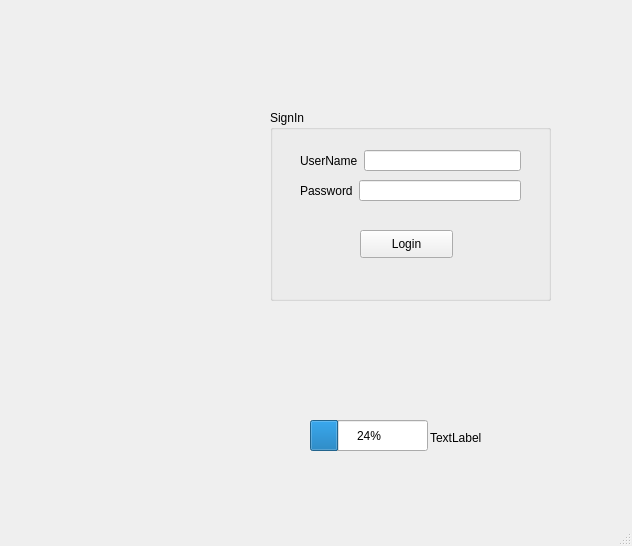
<?xml version="1.0" encoding="UTF-8"?>
<ui version="4.0">
 <class>MainWindow</class>
 <widget class="QMainWindow" name="MainWindow">
  <property name="geometry">
   <rect>
    <x>0</x>
    <y>0</y>
    <width>632</width>
    <height>546</height>
   </rect>
  </property>
  <property name="windowTitle">
   <string>MainWindow</string>
  </property>
  <widget class="QWidget" name="centralwidget">
   <widget class="QGroupBox" name="groupBox">
    <property name="geometry">
     <rect>
      <x>270</x>
      <y>110</y>
      <width>281</width>
      <height>191</height>
     </rect>
    </property>
    <property name="title">
     <string>SignIn</string>
    </property>
    <widget class="QPushButton" name="pushButton_Login">
     <property name="geometry">
      <rect>
       <x>90</x>
       <y>120</y>
       <width>93</width>
       <height>28</height>
      </rect>
     </property>
     <property name="text">
      <string>Login</string>
     </property>
    </widget>
    <widget class="QWidget" name="layoutWidget">
     <property name="geometry">
      <rect>
       <x>30</x>
       <y>40</y>
       <width>221</width>
       <height>21</height>
      </rect>
     </property>
     <layout class="QHBoxLayout" name="horizontalLayout">
      <item>
       <widget class="QLabel" name="label">
        <property name="text">
         <string>UserName</string>
        </property>
       </widget>
      </item>
      <item>
       <widget class="QLineEdit" name="lineEdit_username"/>
      </item>
     </layout>
    </widget>
    <widget class="QWidget" name="layoutWidget">
     <property name="geometry">
      <rect>
       <x>30</x>
       <y>70</y>
       <width>221</width>
       <height>21</height>
      </rect>
     </property>
     <layout class="QHBoxLayout" name="horizontalLayout_2">
      <item>
       <widget class="QLabel" name="label_2">
        <property name="text">
         <string>Password</string>
        </property>
       </widget>
      </item>
      <item>
       <widget class="QLineEdit" name="lineEdit_password">
        <property name="echoMode">
         <enum>QLineEdit::Password</enum>
        </property>
       </widget>
      </item>
     </layout>
    </widget>
   </widget>
   <widget class="QLabel" name="label_pic">
    <property name="geometry">
     <rect>
      <x>40</x>
      <y>120</y>
      <width>191</width>
      <height>171</height>
     </rect>
    </property>
    <property name="text">
     <string/>
    </property>
   </widget>
   <widget class="QLabel" name="label_3">
    <property name="geometry">
     <rect>
      <x>430</x>
      <y>430</y>
      <width>55</width>
      <height>16</height>
     </rect>
    </property>
    <property name="text">
     <string>TextLabel</string>
    </property>
   </widget>
   <widget class="QProgressBar" name="progressBar">
    <property name="geometry">
     <rect>
      <x>310</x>
      <y>420</y>
      <width>118</width>
      <height>31</height>
     </rect>
    </property>
    <property name="value">
     <number>24</number>
    </property>
   </widget>
  </widget>
  <widget class="QMenuBar" name="menubar">
   <property name="geometry">
    <rect>
     <x>0</x>
     <y>0</y>
     <width>632</width>
     <height>21</height>
    </rect>
   </property>
  </widget>
  <widget class="QStatusBar" name="statusbar"/>
 </widget>
 <resources/>
 <connections/>
</ui>
